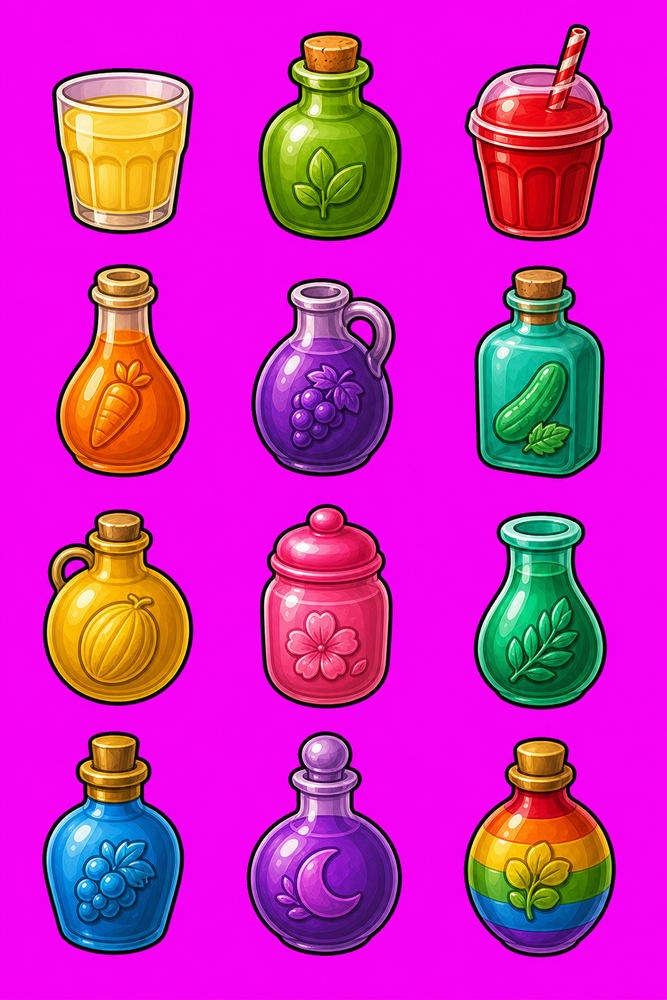
#> input picture games/grove/assets/_archive/item_line_raws/line_garden_juice_v1.png, 667 x 1000 px, shrunk from 1024 x 1536 before the run
$ python chroma_connected_prop.py --input ../assets/_archive/item_line_raws/line_garden_juice_v1.png --output out.png
#> lines starting #> are read from the running program, lines starting #| are printed output that depends on the picture; after the words box and inside, x2 and y2 are one past the last pixel; in counts of white or black regions, pixels touching at a corner belong together
#!/usr/bin/env python3
"""Extract one connected prop from a textured magenta generation plate.

The normal soft chroma matte treats raspberry and violet art as spill. This
extractor instead finds the largest connected non-magenta silhouette, keeps its
interior colors fully opaque, and only feathers a narrow exterior edge.
"""

from __future__ import annotations

import argparse
from pathlib import Path

import numpy as np
from PIL import Image
from scipy import ndimage


KEY_RGB = np.array([255.0, 0.0, 255.0], dtype=np.float32)


def extract(input_path: Path, output_path: Path, padding: int) -> tuple[int, int]:
#> called with padding = 24
    source = Image.open(input_path).convert("RGB")
#> source is the input picture: PIL image 667x1000 RGB; mean R, G, B 201.4, 40.3, 181.9
    rgb = np.asarray(source).copy()
    distance = np.linalg.norm(rgb.astype(np.float32) - KEY_RGB, axis=2)
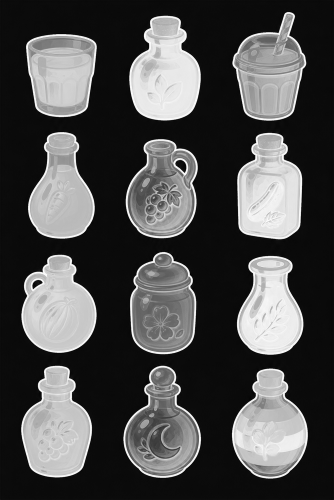
#> distance: shape (1000, 667) float32 (shown at 1/2 size); min 0, max 364.7, mean 111.5; drawn with min black and max white

    strong_foreground = distance >= 125.0
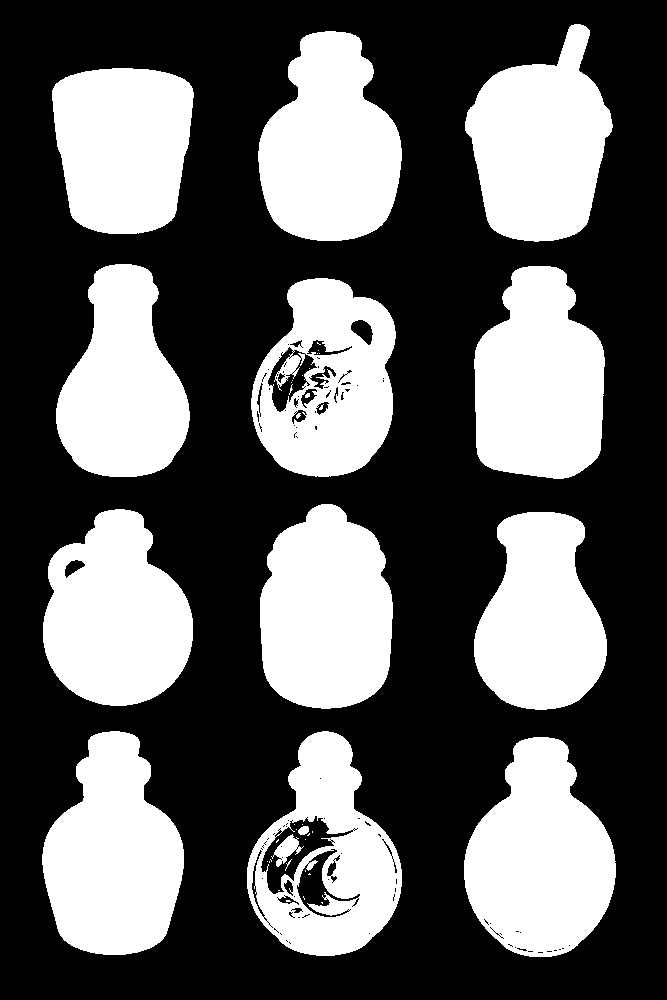
#> strong_foreground: shape (1000, 667) bool; 37.5% white; 44 white regions (29 under 20 px), largest, box (x1, y1, x2, y2) and area: (464, 737, 616, 957) 23018, (42, 731, 184, 955) 22365, (258, 31, 402, 241) 21997
    labels, label_count = ndimage.label(
        strong_foreground, structure=np.ones((3, 3), dtype=np.uint8)
    )
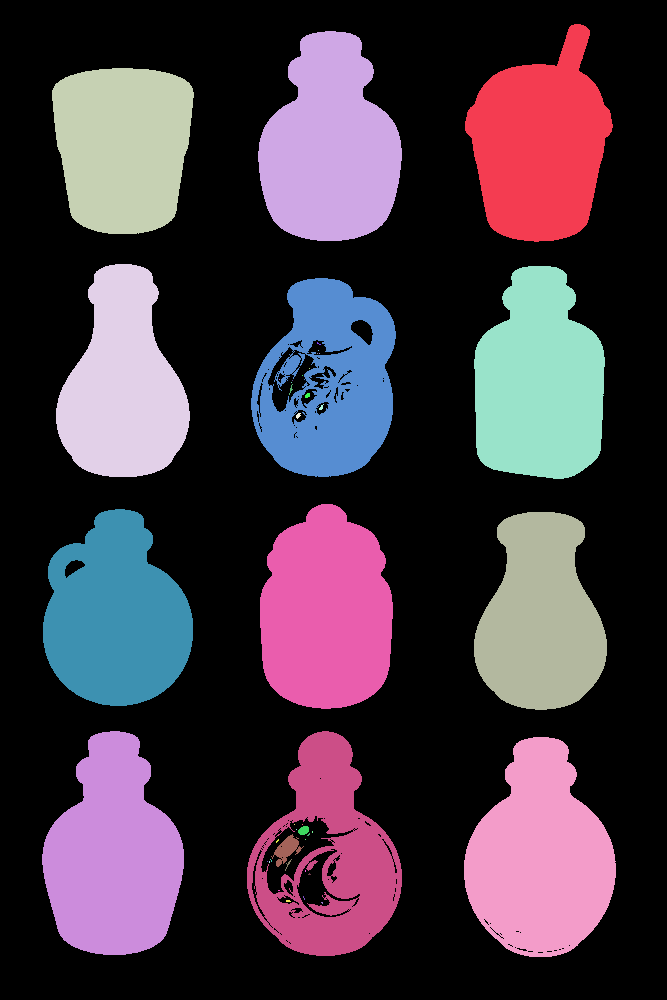
#> labels: shape (1000, 667) int32; 45 distinct labels, from 0 to 44; one colour per label, 0 black
#> label_count = 44
    if label_count == 0:
        raise ValueError(f"No connected foreground found in {input_path}")

    areas = np.bincount(labels.ravel())
#> areas = 45 values, max 417041 at index 0, min 1 at index 8, mean 14822.2
    areas[0] = 0
    selected = labels == int(areas.argmax())
#> selected: shape (1000, 667) bool; 3.5% white; 1 white region, box (x1, y1, x2, y2) and area: (464, 737, 616, 957) 23018
    # Contract away the generated plate's purple/magenta fringe, then rebuild a
    # narrow antialiased edge from nearby non-key pixels. Do not fill holes:
    # openings such as the lantern hook and gate must remain transparent.
    core = ndimage.binary_erosion(selected, iterations=2)
#> core: shape (1000, 667) bool; 3.2% white; 3 white regions (2 under 20 px), largest, box (x1, y1, x2, y2) and area: (466, 739, 614, 955) 21577
    if not np.any(core):
        raise ValueError(f"Foreground vanished during edge cleanup for {input_path}")

    edge_band = ndimage.binary_dilation(core, iterations=4) & ~core
#> edge_band: shape (1000, 667) bool; 0.39% white; 3 white regions (1 under 20 px), largest, box (x1, y1, x2, y2) and area: (462, 735, 618, 959) 2540, (514, 929, 523, 935) 32
    edge_band &= distance > 12.0
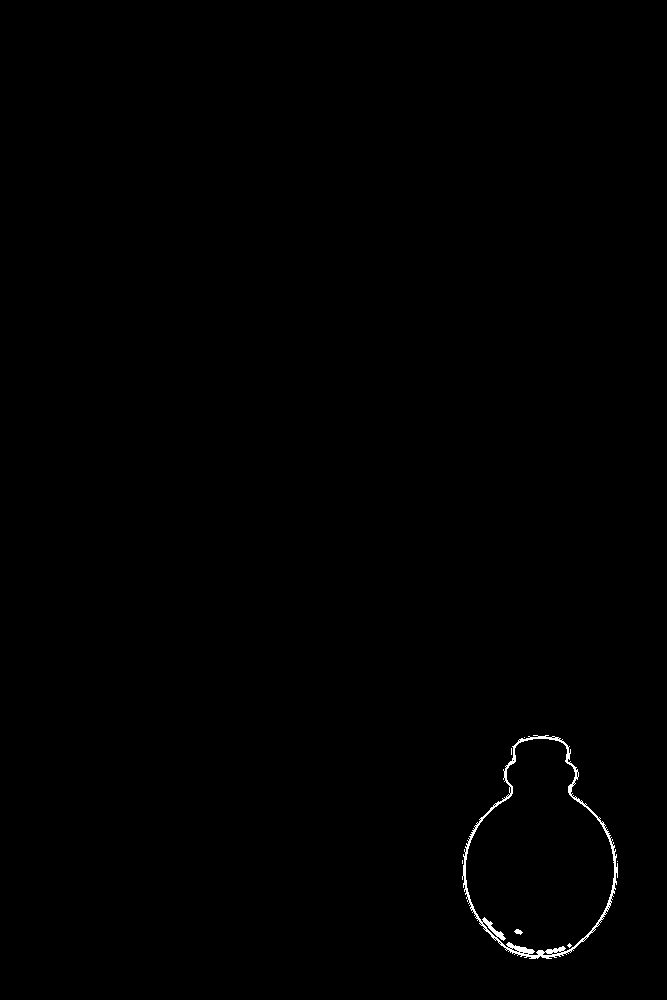
#> edge_band: shape (1000, 667) bool; 0.32% white in thin lines or dots, all inside (x1, y1, x2, y2) = (462, 735, 618, 959)

    alpha = np.zeros(distance.shape, dtype=np.uint8)
    alpha[core] = 255
    edge_alpha = np.clip((distance - 12.0) / (125.0 - 12.0), 0.0, 1.0)
    alpha[edge_band] = np.rint(edge_alpha[edge_band] * 255.0).astype(np.uint8)

    if np.any(edge_band):
        nearest_core = ndimage.distance_transform_edt(
            ~core, return_distances=False, return_indices=True
        )
        rgb[edge_band] = rgb[
            nearest_core[0][edge_band], nearest_core[1][edge_band]
        ]
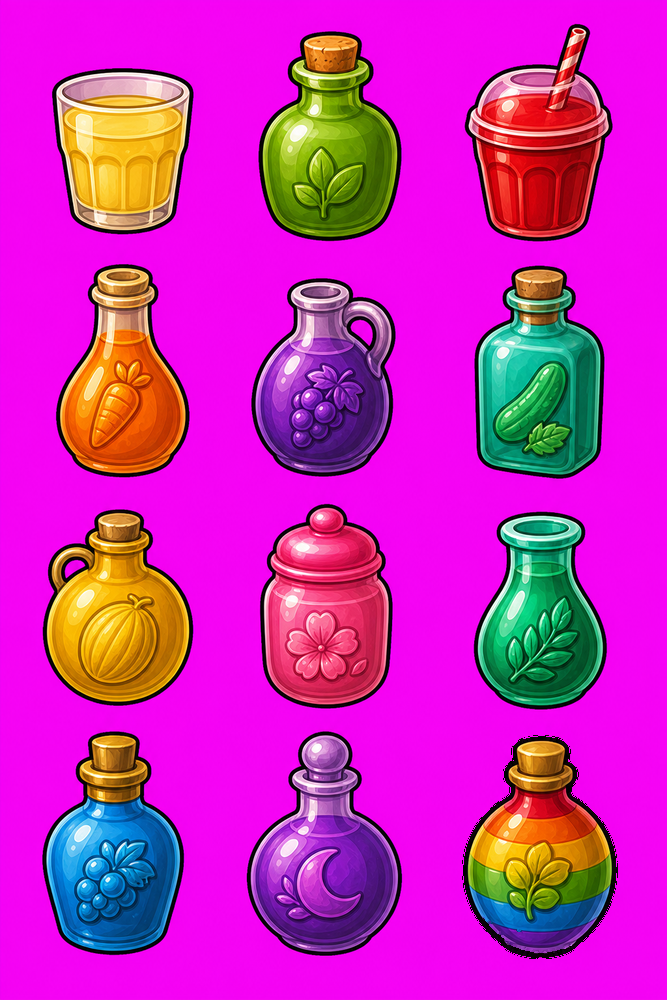
#> rgb: shape (1000, 667, 3); 0.32% of pixels changed, all inside (x1, y1, x2, y2) = (462, 735, 618, 959)

    rgba = np.dstack((rgb, alpha))
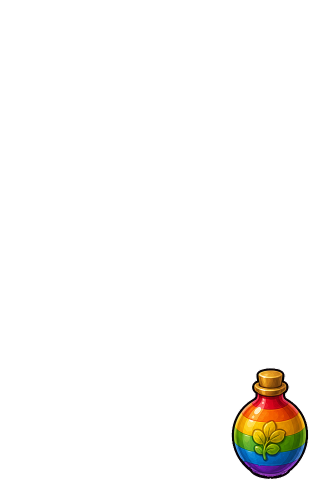
#> rgba: shape (1000, 667, 4) (shown at 1/2 size); mean R, G, B, A 201.1, 40.3, 181.6, 8.9; transparent parts drawn white
    result = Image.fromarray(rgba, "RGBA")
    bounds = result.getchannel("A").getbbox()
#> bounds = (462, 735, 618, 959)
    if bounds is None:
        raise ValueError(f"Empty alpha result for {input_path}")

    left, top, right, bottom = bounds
#> left = 462; top = 735; right = 618; bottom = 959
    crop = (
        max(0, left - padding),
        max(0, top - padding),
        min(result.width, right + padding),
        min(result.height, bottom + padding),
    )
#> crop = (438, 711, 642, 983)
    result = result.crop(crop)
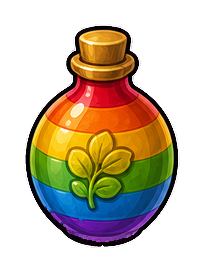
#> result: PIL image 204x272 RGBA; mean R, G, B, A 194.3, 42.7, 159.7, 106.8; transparent parts drawn white
    output_path.parent.mkdir(parents=True, exist_ok=True)
    result.save(output_path)
    return result.size


def main() -> None:
    parser = argparse.ArgumentParser(description=__doc__)
    parser.add_argument("--input", type=Path, required=True)
    parser.add_argument("--output", type=Path, required=True)
    parser.add_argument("--padding", type=int, default=24)
    args = parser.parse_args()

    size = extract(args.input, args.output, args.padding)
    print(f"{args.output}: {size[0]}x{size[1]}")
#| out.png: 204x272


if __name__ == "__main__":
    main()

$ run again, on games/grove/assets/_archive/item_line_raws/line_garden_vegetables_v1_keyed.png
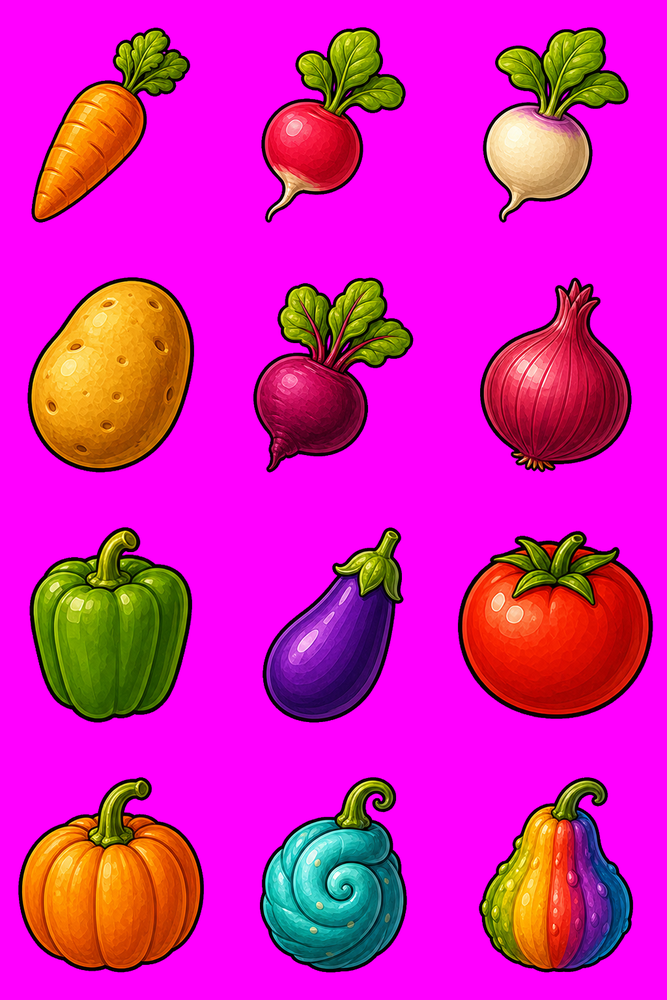
#> input picture games/grove/assets/_archive/item_line_raws/line_garden_vegetables_v1_keyed.png, 667 x 1000 px, shrunk from 1024 x 1536 before the run
#> strong_foreground: shape (1000, 667) bool; 35.2% white; 18 white regions (4 under 20 px), largest, box (x1, y1, x2, y2) and area: (458, 531, 653, 719) 28018, (18, 777, 204, 972) 25294, (27, 277, 194, 472) 24536
#> in extract, `labels, label_count = ndimage.label( strong_foreground, structure=np.o..`:
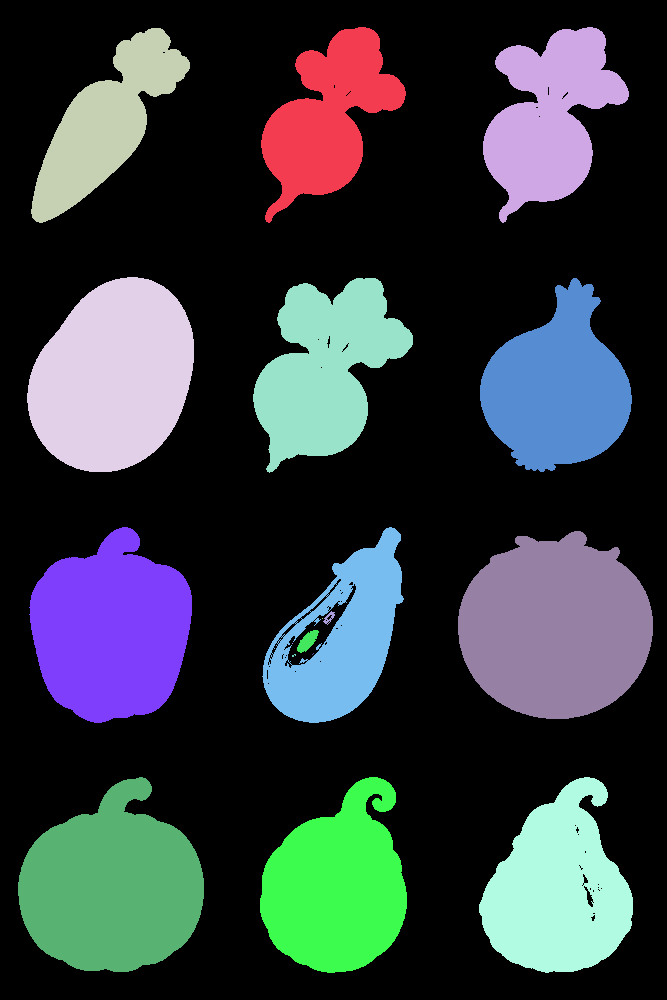
#> labels: shape (1000, 667) int32; 19 distinct labels, from 0 to 18; one colour per label, 0 black
#> label_count = 18
#> areas = 19 values, max 431986 at index 0, min 1 at index 11, mean 35105.3
#> selected: shape (1000, 667) bool; 4.2% white; 1 white region, box (x1, y1, x2, y2) and area: (458, 531, 653, 719) 28018
#> core: shape (1000, 667) bool; 4% white; 1 white region, box (x1, y1, x2, y2) and area: (460, 533, 651, 717) 26872
#> rgb: shape (1000, 667, 3); mean R, G, B 214.8, 30, 179.1
#> bounds = (457, 530, 654, 719)
#> left = 457; top = 530; right = 654; bottom = 719
#> crop = (433, 506, 667, 743)
#> in extract, `result = result.crop(crop)`:
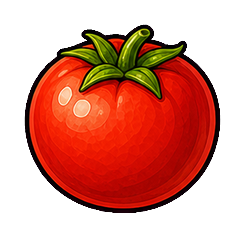
#> result: PIL image 234x237 RGBA; mean R, G, B, A 215.2, 18.8, 129.6, 129.4; transparent parts drawn white
#| out.png: 234x237
